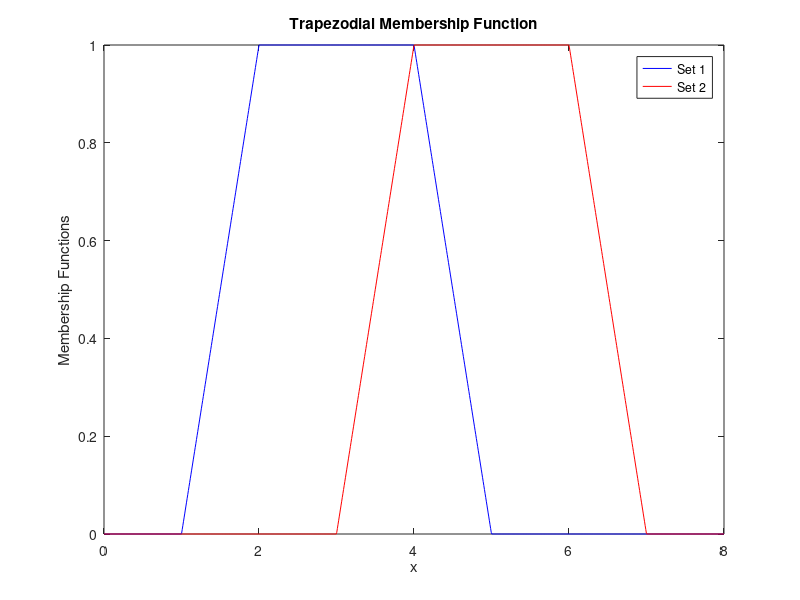

Source code (MATLAB):
a1=1;
b1=2;
c1=4;
d1=5;

a2=3;
b2=4;
c2=6;
d2=7;

x_values = linspace(0,8,1000);
membership_function_1= @(x)max(0,min((x-a1)/(b1-a1),min(1,(d1-x)/(d1-c1))));
membership_function_2= @(x)max(0,min((x-a2)/(b2-a2),min(1,(d2-x)/(d2-c2))));

plot(x_values,membership_function_1(x_values),'b',x_values,membership_function_2(x_values),'r');
title('Trapezodial Membership Function');
xlabel('x');
ylabel('Membership Functions');
legend('Set 1','Set 2');
numerator=0;
denominator=0;
for x = x_values
        membership_1 = membership_function_1(x);
        membership_2 = membership_function_2(x);
        numerator = numerator+x*(membership_1 + membership_2);
        denominator = denominator +(membership_1 + membership_2);
end
cog_values = numerator/denominator;
fprintf('Crisp value using COG method : %2f\n',cog_values);